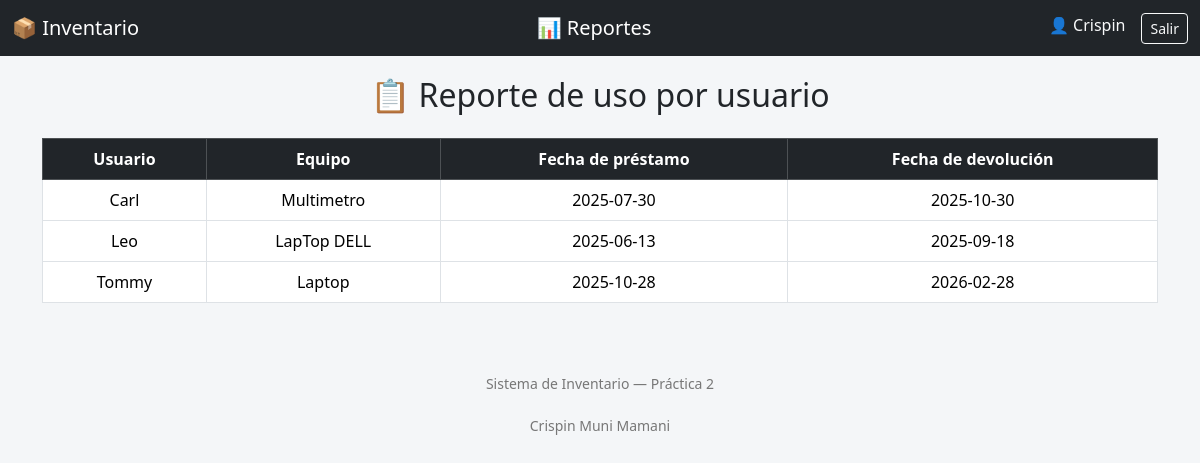
/reportes_usuarios (signed in), run on the app's committed database.
### tables this page shows
CREATE TABLE prestamos(
        id INTEGER PRIMARY KEY AUTOINCREMENT,
        id_equipo INTEGER,
        id_usuario INTEGER,
        fecha_prestamo DATE,
        fecha_devolucion DATE,
        FOREIGN KEY (id_equipo) REFERENCES equipos(id),
        FOREIGN KEY (id_usuario) REFERENCES usuarios(id)
    );

CREATE TABLE usuarios(
    id INTEGER PRIMARY KEY AUTOINCREMENT,
    nombre VARCHAR(80),
    cargo VARCHAR(20) CHECK(cargo IN ('Admin','Supervisor','Usuario'))
    );

CREATE TABLE equipos(
        id INTEGER PRIMARY KEY AUTOINCREMENT,
        nombre VARCHAR(80) NOT NULL,
        estado VARCHAR(20) CHECK(estado IN('DISPONIBLE', 'AGOTADO', 'PRESTADO', 'DAÑADO')),
        ubicacion TEXT 
    );

### app.py (the view)
@app.route('/reportes_usuarios')
def reportes_usuarios():
    conn=get_conexion()
    cursor=conn.cursor()
    cursor.execute("""
        SELECT u.nombre as usuario, e.nombre as equipo, p.fecha_prestamo, p.fecha_devolucion
        FROM prestamos p
        JOIN usuarios u ON p.id_usuario = u.id
        JOIN equipos e ON p.id_equipo = e.id
        ORDER BY u.nombre, p.fecha_prestamo
    """)
    reportes = cursor.fetchall()
    conn.close()
    return render_template("reportes.html", reportes=reportes)

### app.py (called while the page is built)
def get_conexion():
    con=sqlite3.connect('Inventarios.db')
    con.row_factory=sqlite3.Row
    return con

### templates/reportes.html (shortened to what this page needs)
{% extends "base.html" %}
{% block content %}
<h2 class="mb-4 text-center">📋 Reporte de uso por usuario</h2>
<table class="table table-bordered table-hover">
  <thead class="table-dark text-center">
    <tr>
      <th>Usuario</th>
      <th>Equipo</th>
      <th>Fecha de préstamo</th>
      <th>Fecha de devolución</th>
    </tr>
  </thead>
  <tbody>
    {% for r in reportes %}
    <tr class="text-center">
      <td>{{ r.usuario }}</td>
      <td>{{ r.equipo }}</td>
      <td>{{ r.fecha_prestamo }}</td>
      <td>{{ r.fecha_devolucion }}</td>
    </tr>
    {% endfor %}
  </tbody>
</table>
{% endblock %}

### templates/base.html (style rules this page uses)
body { background-color: #f4f6f8; font-family: "Segoe UI", Arial, sans-serif; }
.table { background: white; }

### data on the page
prestamos: usuario "Carl", equipo "Multimetro", fecha_prestamo "2025-07-30", fecha_devolucion "2025-10-30"
prestamos: usuario "Leo", equipo "LapTop DELL", fecha_prestamo "2025-06-13", fecha_devolucion "2025-09-18"
prestamos: usuario "Tommy", equipo "Laptop", fecha_prestamo "2025-10-28", fecha_devolucion "2026-02-28"

### other printed values
{{ session.nombre }} "Crispin"
